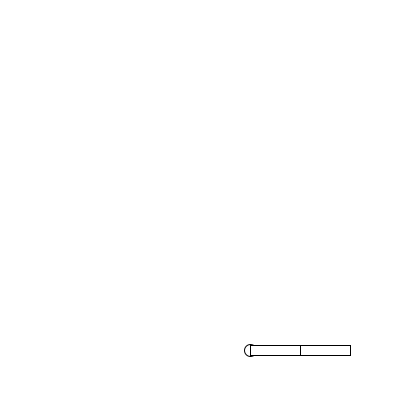
Frame 1 (no input)
Frame 60 (the mouse pressed at the canvas centre just before this capture): identical to frame 1, image omitted
Frame 120 (the mouse held since frame 60 and released just before this capture): identical to frame 1, image omitted

The Processing sketch that drew this single still picture (run headless with seeded random() and noise(); from frame 60 on, the mouse is pressed at the canvas centre):

// Processing sketch: week14_4_ik_inverse_kinematics_part2
// ── week14_4_ik_inverse_kinematics_part2.pde
// week14_4_ik_inverse_kinematics_part2
void setup(){
  size(400,400);
}
float [] angle = new float[5]; //5個關節
void draw(){
  background(255);
  translate(250,350);
  ellipse(0,0,12,12);
  
  pushMatrix();
    rotate(radians(angle[0]));
    rect(0,-5,50,10);
    pushMatrix();
      translate(50,0);
      rotate(radians(angle[1]));
      rect(0,-5,50,10);
    popMatrix();
  popMatrix();
}
void mouseDragged(){
  angle[0] += mouseX - pmouseX;
}
int ID = 0;
void keyPressed(){
  if(key=='0') ID = 0;
  if(key=='1') ID = 1;
}
